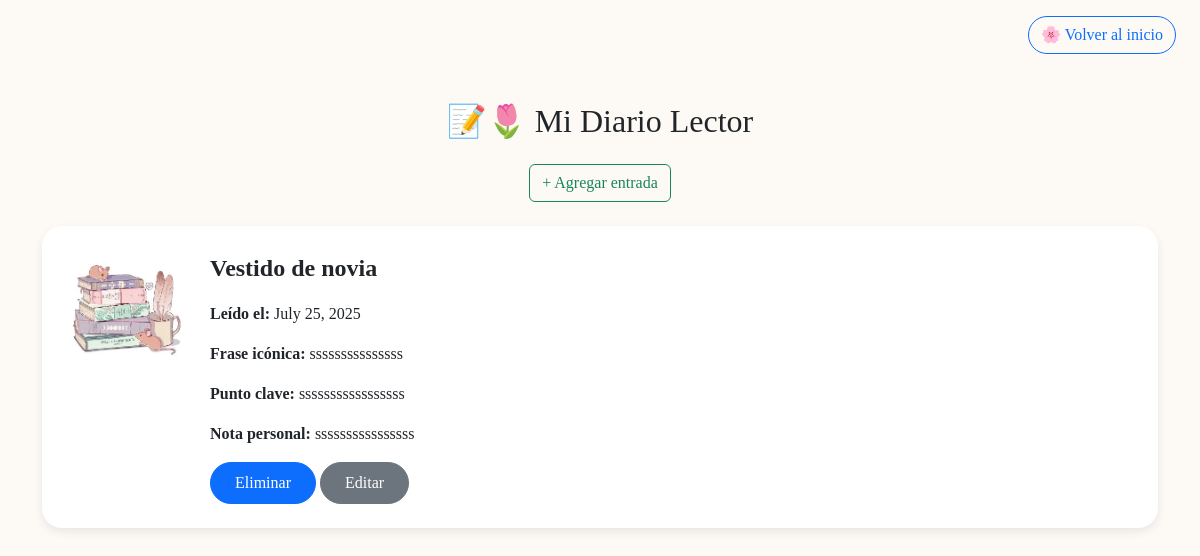
The page /diario/ (signed in) on the database its author committed.
### biblioteca/models.py (models this page shows, shortened)
class DiarioLector(models.Model):
    usuario = models.ForeignKey(User, on_delete=models.CASCADE)
    libro_leido = models.ForeignKey(LibroLeido, on_delete=models.CASCADE)
    fecha = models.DateField(auto_now_add=True)
    puntuacion = models.IntegerField(default=0) #Puntuación del libro de 0 a 5
    frase_iconica = models.TextField(blank=True)
    punto_clave = models.TextField(blank=True)
    nota_personal = models.TextField(blank=True)

class LibroLeido(models.Model):
    usuario = models.ForeignKey(User, on_delete=models.CASCADE)
    titulo = models.CharField(max_length=200, default="Sin título")
    autor = models.CharField(max_length=100, default="Desconocido")
    categoria = models.ManyToManyField(Categoria, blank=True)
    resumen = models.TextField()
    estado = models.CharField(max_length=20, choices=[
        ('pendiente', 'Pendiente'),
        ('iniciado', 'Iniciado'),
        ('en_curso', 'En curso'),
        ('finalizado', 'Finalizado'),
        ('abandonado', 'Abandonado'),
    ])
    fecha_inicio = models.DateField(null=True, blank=True)
    fecha_fin = models.DateField(null=True, blank=True)
    pdf = models.FileField(upload_to='libros/', null=True, blank=True)
    link = models.URLField(blank=True, null=True)

### biblioteca/views.py (the view)
# urls.py: path('diario/', views.diario_lector, name='diario_lector'),
@login_required
def diario_lector(request):
    diarios = DiarioLector.objects.filter(usuario=request.user).order_by('-fecha')
    return render(request, 'biblioteca/diario_lector.html', {'diarios': diarios})

### templates/biblioteca/diario_lector.html (shortened to what this page needs)
{% load static %}
<!DOCTYPE html>
<html lang="es">
<head>
    <link rel="stylesheet" href="https://cdn.jsdelivr.net/npm/bootstrap@5.3.0/dist/css/bootstrap.min.css">
    <link rel="stylesheet" href="{% static 'css/diario.css' %}">
</head>
<body>
<div class="d-flex justify-content-end me-4 mt-3">
  <a href="{% url 'inicio' %}" class="btn btn-outline-primary rounded-pill">🌸 Volver al inicio</a>
</div>
<div class="container">
    <h2 class="text-center mb-4">📝🌷 Mi Diario Lector</h2>
    <div class="text-center mb-4">
        <a href="{% url 'agregar_entrada' %}" class="btn btn-outline-success btn-custom">+ Agregar entrada</a>
    </div>
    {% for entrada in diarios %}
    <div class="book-card d-flex align-items-start">
        <img class="book-img me-4" alt="Libro">
        <div>
            <p class="fw-bold fs-4">{{ entrada.libro_leido.titulo }}</p>
            <p><strong>Leído el:</strong> {{ entrada.libro_leido.fecha_fin }}</p>
            <p><strong>Frase icónica:</strong> {{ entrada.frase_iconica }}</p>
            <p><strong>Punto clave:</strong> {{ entrada.punto_clave }}</p>
            <p><strong>Nota personal:</strong> {{ entrada.nota_personal }}</p>
            <a href="{% url 'eliminar_entrada' entrada.pk %}" class="btn btn-primary rounded-pill px-4 py-2">Eliminar</a>
            <a href="{% url 'editar_entrada' entrada.pk %}" class="btn btn-secondary rounded-pill px-4 py-2">Editar</a>
        </div>
    </div>
    {% empty %}
    <p class="text-center text-muted">No hay entradas aún.</p>
    {% endfor %}
</div>
</body>
</html>

### static/css/diario.css (style rules this page uses)
body { background-color: #fdfaf6; font-family: 'Georgia', serif; }
.container { margin-top: 3rem; }
.book-card { background-color: white; border-radius: 20px; padding: 1.5rem; margin-bottom: 1.5rem; box-shadow: 0 4px 10px rgba(0, 0, 0, 0.08); }
.book-img { max-width: 120px; border-radius: 12px; }

### rows shown on the page
DiarioLector: libro_leido.titulo "Vestido de novia", libro_leido.fecha_fin "July 25, 2025", frase_iconica "sssssssssssssss", punto_clave "sssssssssssssssss", nota_personal "ssssssssssssssss"
